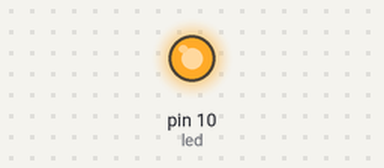
This sketch was run on a simulated Arduino Uno, built with avr-gcc and run on an emulated ATmega328P. Shown: output pins drawn as LEDs (lit = HIGH).

Above: at 0.2 s.
At 3.0 s:
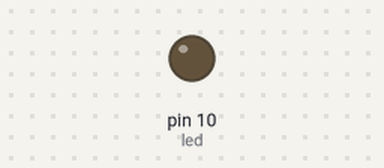
Timing chart, 0 to 7.2 s (numbered marks = the images above):
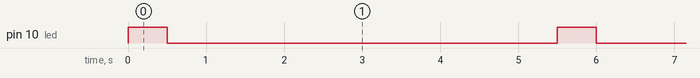

Measured:
- by itself, pin 10 (led): alternates HIGH for 0.50 s and LOW for 5.0 s

The sketch:

01-test-serial.ino
```cpp
const int led = 10;

void setup() {
  pinMode(led, OUTPUT);
}

void loop() {
  digitalWrite(led, HIGH);
  delay(500);
  digitalWrite(led, LOW);
  delay(5000);

}
```
